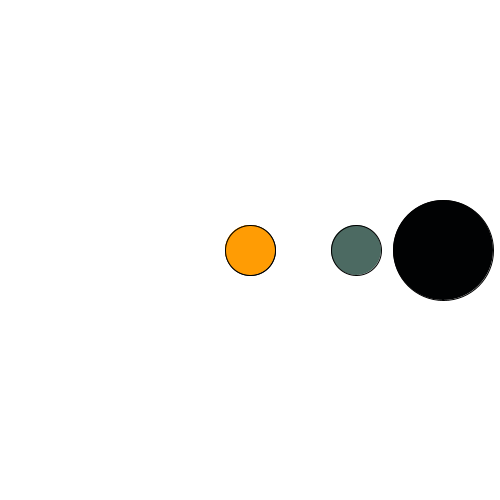
Frame 1 (no input)
Frame 60 (the mouse pressed at the canvas centre just before this capture): identical to frame 1, image omitted
Frame 120 (the mouse held since frame 60 and released just before this capture): identical to frame 1, image omitted

The Processing sketch that drew this single still picture (run headless with seeded random() and noise(); from frame 60 on, the mouse is pressed at the canvas centre):

// Processing sketch: ASG3_1_the_calendar_piece
// ── ASG3_1_the_calendar_piece.pde

void setup() {
  size(500, 500);
}

void draw() {
  background(255);
  //sun
  //murcury
  //venus
  //earth
  //mars
  //jupiter
  //saturn
  //uranus
  //neptune
  //pluto
  //moon

  //sun
  fill(255, 156, 4);
  circle(250, 250, 50);
  //mercury
  fill(76, 106, 98);
  circle(356, 250, 50);
  //venus
  fill(1,2,3);
  circle(443,250,100);
  //earth 
  fill(255, 156, 4);
  circle(250, 250, 50);
  
}
